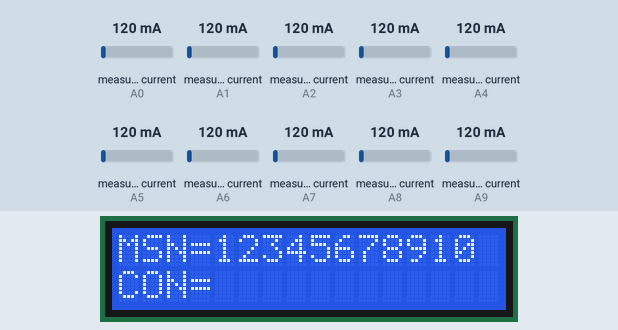
The program below on a simulated Arduino Mega 2560, built with avr-gcc and run on an emulated ATmega2560. Shown: 16×2 character LCD. Inputs (shaded band) come from the test bench; at power-on: measured current (sensors on A0, A1, A2, A3, A4, A5, A6, A7, A8, A9) 120 mA. What the program prints to the serial monitor is not drawn.

Above: at 0.2 s.
At 2.0 s:
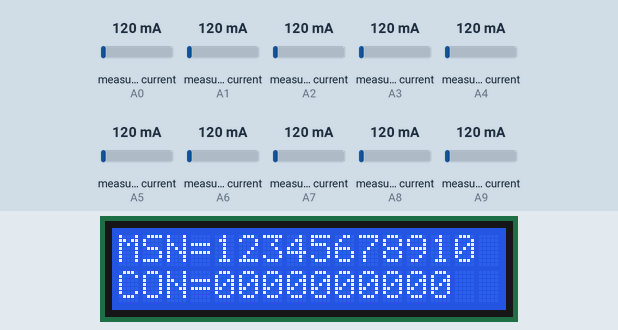

The program:

main.cpp
```cpp
#include <Arduino.h>
#include <ArduinoJson.h>
#include <LiquidCrystal_I2C.h>
#include "EmonLib.h"

LiquidCrystal_I2C lcd (0x27, 16, 2);

EnergyMonitor emon1, emon2, emon3, emon4, emon5, emon6, emon7, emon8, emon9, emon10;
float cal = 111.1;

String con1, con2, con3, con4, con5, con6, con7, con8, con9, con10 = "";

//Update Pengiriman
unsigned long last = 0;
//#define update_time 2000;

void setup() {
  // put your setup code here, to run once:
  Serial.begin(115200);
  lcd.begin(16,2);
  lcd.init();
  lcd.backlight();
  emon1.current(A0, cal);
  emon2.current(A1, cal);
  emon3.current(A2, cal);
  emon4.current(A3, cal);
  emon5.current(A4, cal);
  emon6.current(A5, cal);
  emon7.current(A6, cal);
  emon8.current(A7, cal);
  emon9.current(A8, cal);
  emon10.current(A9,cal);
}

void loop() {
  // put your main code here, to run repeatedly:
  lcd.setCursor(0,0);
  lcd.print("MSN=12345678910");
  lcd.setCursor(0,1);
  lcd.print("CON=");

  //pembacaan arus
  double Irms1 = emon1.calcIrms(1484);
  double Irms2 = emon2.calcIrms(1484);
  double Irms3 = emon3.calcIrms(1484);
  double Irms4 = emon4.calcIrms(1484);
  double Irms5 = emon5.calcIrms(1484);
  double Irms6 = emon6.calcIrms(1484);
  double Irms7 = emon7.calcIrms(1484);
  double Irms8 = emon8.calcIrms(1484);
  double Irms9 = emon9.calcIrms(1484);
  double Irms10 = emon10.calcIrms(1484);

  // lcd.setCursor(0,0);
  // lcd.print(Irms1);
  //print serial
//   //CT Sensor 1
//   Serial.print("Current1: ");
//   Serial.print(Irms1*230.0);
//   Serial.print(" ");
//   Serial.print(Irms1);
//   Serial.println(" A");

//   //CT Sensor 2
//   Serial.print("Current2: ");
//   Serial.print(Irms2*230.0);
//   Serial.print(" ");
//   Serial.print(Irms2);
//   Serial.println(" A");

//   //CT Sensor 3
//   Serial.print("Current3: ");
//   Serial.print(Irms3*230.0);
//   Serial.print(" ");
//   Serial.print(Irms3);
//   Serial.println(" A");

//   //CT Sensor 4
//   Serial.print("Current4: ");
//   Serial.print(Irms4*230.0);
//   Serial.print(" ");
//   Serial.print(Irms4);
//   Serial.println(" A");

//   //CT Sensor 5
//   Serial.print("Current5: ");
//   Serial.print(Irms5*230.0);
//   Serial.print(" ");
//   Serial.print(Irms5);
//   Serial.println(" A");

//   //CT Sensor 6
//   Serial.print("Current6: ");
//   Serial.print(Irms6*230.0);
//   Serial.print(" ");
//   Serial.print(Irms6);
//   Serial.println(" A");

//   //CT Sensor 7
//   Serial.print("Current7: ");
//   Serial.print(Irms7*230.0);
//   Serial.print(" ");
//   Serial.print(Irms7);
//   Serial.println(" A");

//  //CT Sensor 8
//   Serial.print("Current8: ");
//   Serial.print(Irms8*230.0);
//   Serial.print(" ");
//   Serial.print(Irms8);
//   Serial.println(" A");

//   //CT Sensor 9
//   Serial.print("Current9: ");
//   Serial.print(Irms9*230.0);
//   Serial.print(" ");
//   Serial.print(Irms9);
//   Serial.println(" A");

//   //CT Sensor 10
//   Serial.print("Current10: ");
//   Serial.print(Irms10*230.0);
//   Serial.print(" ");
//   Serial.print(Irms10);
//   Serial.println(" A");


  //kondisi nilai arus
  //sensor 1
  if(Irms1 < 7)
  {
    con1 = "0";
    lcd.setCursor(4,1);
    lcd.print("0");
  }
  else if(Irms1 >= 7)
  {
    con1 = "1";
    lcd.setCursor(4,1);
    lcd.print("1");
  }

  //sensor 2
  if(Irms2 < 10.4)
  {
    con2 = "0";
    lcd.setCursor(5,1);
    lcd.print("0");
  }
  else if(Irms2 >= 10.5)
  {
    con2 = "1";
    lcd.setCursor(5,1);
    lcd.print("1");
  }

  //sensor 3
  if(Irms3 < 3)
  {
    con3 = "0";
    lcd.setCursor(6,1);
    lcd.print("0");
  }
  else if(Irms3 >= 3)
  {
    con3 = "1";
    lcd.setCursor(6,1);
    lcd.print("1");
  }

  //sensor 4
  if(Irms4 < 9)
  {
    con4 = "0";
    lcd.setCursor(7,1);
    lcd.print("0");
  }
  else if(Irms4 >= 9)
  {
    con4 = "1";
    lcd.setCursor(7,1);
    lcd.print("1");
  }

  //sensor 5
  if(Irms5 < 15)
  {
    con5 = "0";
    lcd.setCursor(8,1);
    lcd.print("0");
  }
  else if(Irms5 >= 15)
  {
    con5 = "1";
    lcd.setCursor(8,1);
    lcd.print("1");
  }

  //sensor 6
  if(Irms6 < 5)
  {
    con6 = "0";
    lcd.setCursor(9,1);
    lcd.print("0");
  }
  else if(Irms6 >= 5)
  {
    con6 = "1";
    lcd.setCursor(9,1);
    lcd.print("1");
  }

  //sensor 7
  if(Irms7 < 16)
  {
    con7 = "0";
    lcd.setCursor(10,1);
    lcd.print("0");
  }
  else if(Irms7 >= 16)
  {
    con7 = "1";
    lcd.setCursor(10,1);
    lcd.print("1");
  }

  //sensor 8
  if(Irms8 < 23)
  {
    con8 = "0";
    lcd.setCursor(11,1);
    lcd.print("0");
  }
  else if(Irms8 >= 23)
  {
    con8 = "1";
    lcd.setCursor(11,1);
    lcd.print("1");
  }

  //sensor 9
  if(Irms9 < 170)
  {
    con9 = "0";
    lcd.setCursor(12,1);
    lcd.print("0");
  }
  else if(Irms9 >= 170)
  {
    con9 = "1";
    lcd.setCursor(12,1);
    lcd.print("1");
  }

  //sensor 10
  if(Irms10 < 17)
  {
    con10 = "0";
    lcd.setCursor(13,1);
    lcd.print("0");
  }
  else if(Irms10 >= 17.5)
  {
    con10 = "1";
    lcd.setCursor(13,1);
    lcd.print("1");
  }

  //Kirim data Serial
  if((millis() - last) >= 5000)
  {
    String kirimdata = String(con1) + "#" + String(con2)+ "#" + String(con3)+ "#" + String(con4)+ "#" + String(con5)+ "#" + String(con6)+ "#" + String(con7)+ "#" + String(con8)+ "#" + String(con9)+ "#" + String(con10) + "#" + "OK";
    Serial.println(kirimdata);
    last = millis();
  }
}
```
